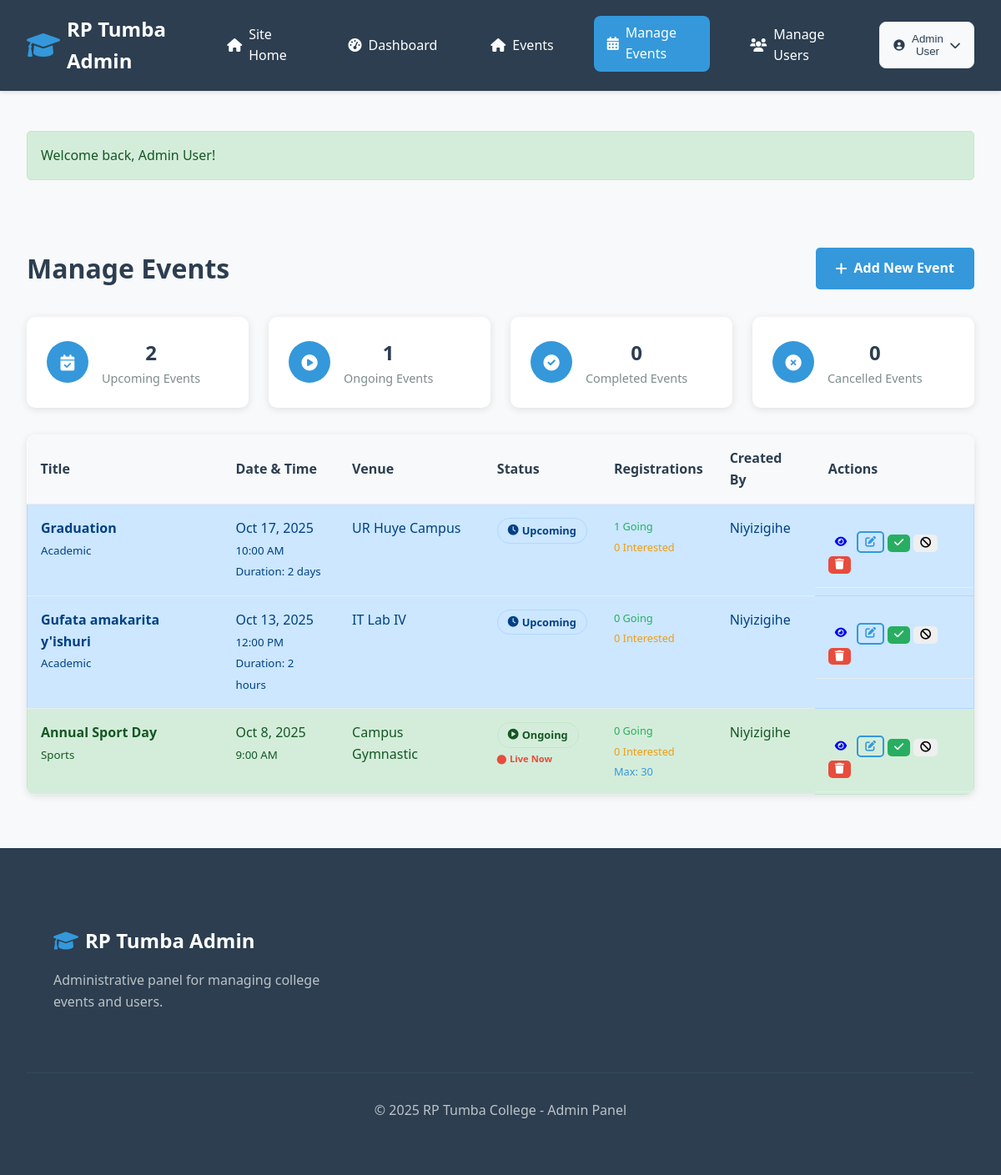
The app's page /admin/manage-events.php (signed in) with its own data.
### tables this page shows
CREATE TABLE `events` (
  `id` int(11) NOT NULL,
  `title` varchar(200) NOT NULL,
  `description` text DEFAULT NULL,
  `event_date` date NOT NULL,
  `event_time` time NOT NULL,
  `duration` int(11) DEFAULT NULL,
  `duration_unit` enum('minutes','hours','days','weeks','months') DEFAULT NULL,
  `venue` varchar(100) NOT NULL,
  `organizer` varchar(100) DEFAULT NULL,
  `category` varchar(50) DEFAULT NULL,
  `max_participants` int(11) DEFAULT NULL,
  `image_path` varchar(255) DEFAULT 'assets/images/event-placeholder.jpg',
  `created_by` int(11) DEFAULT NULL,
  `created_at` timestamp NOT NULL DEFAULT current_timestamp(),
  `status` enum('upcoming','ongoing','completed','cancelled') DEFAULT 'upcoming',
  `completed_at` datetime DEFAULT NULL,
  `completed_by` int(11) DEFAULT NULL,
  `auto_complete_time` datetime DEFAULT NULL
);

CREATE TABLE `users` (
  `id` int(11) NOT NULL,
  `name` varchar(100) NOT NULL,
  `email` varchar(100) NOT NULL,
  `password` varchar(255) NOT NULL,
  `role` enum('student','staff','admin') DEFAULT 'student',
  `created_at` timestamp NOT NULL DEFAULT current_timestamp()
);

### includes/functions.php (called while the page is built, shortened)
<?php
function isAdmin() {
    return isset($_SESSION['role']) && $_SESSION['role'] === 'admin';
}
function formatDuration($duration, $duration_unit) {
    $units = [
        'minutes' => 'minute',
        'hours' => 'hour',
        'days' => 'day',
        'weeks' => 'week',
        'months' => 'month'
    ];
    $unit = $units[$duration_unit] ?? $duration_unit;
    $plural = $duration > 1 ? 's' : '';
    return $duration . ' ' . $unit . $plural;
}
?>

### admin/manage-events.php (the view, shortened to what this page needs)
<?php
include 'includes/admin-header.php';
try {
    $pdo->query("SELECT status FROM events LIMIT 1");
} catch (PDOException $e) {
    $pdo->exec("ALTER TABLE events ADD COLUMN status ENUM('upcoming', 'ongoing', 'completed', 'cancelled') DEFAULT 'upcoming'");
    $pdo->exec("ALTER TABLE events ADD COLUMN completed_at DATETIME NULL");
    $pdo->exec("ALTER TABLE events ADD COLUMN completed_by INT NULL");
    $pdo->exec("ALTER TABLE events ADD COLUMN duration INT NULL");
    $pdo->exec("ALTER TABLE events ADD COLUMN duration_unit ENUM('minutes', 'hours', 'days') DEFAULT 'hours'");
}
if (isAdmin()) {
    $events = $pdo->query("SELECT e.*, u.name as creator_name,
                                  COUNT(er.id) as registrations,
                                  COUNT(CASE WHEN er.status = 'registered' THEN 1 END) as registered_count,
                                  COUNT(CASE WHEN er.status = 'interested' THEN 1 END) as interested_count
                          FROM events e
                          LEFT JOIN users u ON e.created_by = u.id
                          LEFT JOIN event_registrations er ON e.id = er.event_id
                          GROUP BY e.id
                          ORDER BY
                            CASE e.status
                                WHEN 'ongoing' THEN 0
                                WHEN 'upcoming' THEN 1
                                WHEN 'completed' THEN 2
                                WHEN 'cancelled' THEN 3
                                ELSE 4
                            END,
                            e.event_date DESC")->fetchAll(PDO::FETCH_ASSOC);
}
?>
<div class="admin-container">
    <div class="admin-header">
        <h1>Manage Events</h1>
        <a href="add-event.php" class="btn btn-primary">
            <i class="fas fa-plus"></i> Add New Event
        </a>
    </div>
    <div class="stats-grid">
        <div class="stat-card">
            <div class="stat-icon">
                <i class="fas fa-calendar-check"></i>
            </div>
            <div class="stat-content">
                <h3><?php echo count(array_filter($events, fn($e) => $e['calculated_status'] === 'upcoming')); ?></h3>
                <p>Upcoming Events</p>
            </div>
        </div>
        <div class="stat-card">
            <div class="stat-icon">
                <i class="fas fa-play-circle"></i>
            </div>
            <div class="stat-content">
                <h3><?php echo count(array_filter($events, fn($e) => $e['calculated_status'] === 'ongoing')); ?></h3>
                <p>Ongoing Events</p>
            </div>
        </div>
        <div class="stat-card">
            <div class="stat-icon">
                <i class="fas fa-check-circle"></i>
            </div>
            <div class="stat-content">
                <h3><?php echo count(array_filter($events, fn($e) => $e['calculated_status'] === 'completed')); ?></h3>
                <p>Completed Events</p>
            </div>
        </div>
        <div class="stat-card">
            <div class="stat-icon">
                <i class="fas fa-times-circle"></i>
            </div>
            <div class="stat-content">
                <h3><?php echo count(array_filter($events, fn($e) => $e['calculated_status'] === 'cancelled')); ?></h3>
                <p>Cancelled Events</p>
            </div>
        </div>
    </div>
    <div class="admin-table">
        <table>
            <thead>
                <tr>
                    <th>Title</th>
                    <th>Date & Time</th>
                    <th>Venue</th>
                    <th>Status</th>
                    <th>Registrations</th>
                    <th>Created By</th>
                    <th>Actions</th>
                </tr>
            </thead>
            <tbody>
                <?php if(empty($events)): ?>
                    <tr>
                        <td colspan="7" class="text-center">No events found.</td>
                    </tr>
                <?php else: ?>
                    <?php foreach($events as $event):
                        $date = date('M j, Y', strtotime($event['event_date']));
                        $time = date('g:i A', strtotime($event['event_time']));
                        $status_class = $event['calculated_status'];
                        $status_text = ucfirst($event['calculated_status']);
                    ?>
                    <tr class="event-row status-<?php echo $status_class; ?>">
                        <td>
                            <strong><?php echo htmlspecialchars($event['title']); ?></strong>
                            <br>
                            <small class="text-muted"><?php echo ucfirst($event['category']); ?></small>
                        </td>
                        <td>
                            <?php echo $date; ?><br>
                            <small class="text-muted"><?php echo $time; ?></small>
                            <?php if($event['duration'] && $event['duration_unit']): ?>
                                <br>
                                <small class="text-muted">Duration: <?php echo formatDuration($event['duration'], $event['duration_unit']); ?></small>
                            <?php endif; ?>
                        </td>
                        <td><?php echo htmlspecialchars($event['venue']); ?></td>
                        <td>
                            <span class="status-badge status-<?php echo $status_class; ?>">
                                <i class="fas
                                    <?php
                                    switch($status_class) {
                                        case 'ongoing': echo 'fa-play-circle'; break;
                                        case 'upcoming': echo 'fa-clock'; break;
                                    }
                                    ?>">
                                </i>
                                <?php echo $status_text; ?>
                            </span>
                            <?php if($event['is_live']): ?>
                                <br>
                                <small class="live-badge">
                                    <i class="fas fa-circle"></i> Live Now
                                </small>
                            <?php endif; ?>
                        </td>
                        <td>
                            <div class="registration-stats">
                                <span class="stat-going"><?php echo $event['registered_count'] ?? 0; ?> Going</span>
                                <span class="stat-interested"><?php echo $event['interested_count'] ?? 0; ?> Interested</span>
                                <?php if($event['max_participants']): ?>
                                    <span class="stat-max">Max: <?php echo $event['max_participants']; ?></span>
                                <?php endif; ?>
                            </div>
                        </td>
                        <td><?php echo htmlspecialchars($event['creator_name']); ?></td>
                        <td class="admin-actions">
                            <div class="action-buttons">
                                <a href="../event-details.php?id=<?php echo $event['id']; ?>" class="btn btn-sm" title="View Event">
                                    <i class="fas fa-eye"></i>
                                </a>
                                <a href="add-event.php?edit=<?php echo $event['id']; ?>" class="btn btn-sm btn-outline" title="Edit Event">
                                    <i class="fas fa-edit"></i>
                                </a>
                                <?php if(isAdmin() || $event['created_by'] == $_SESSION['user_id']): ?>
                                    <?php if($event['calculated_status'] === 'upcoming' || $event['calculated_status'] === 'ongoing'): ?>
                                        <form method="POST" class="inline-form" onsubmit="return confirm('Mark this event as completed?')">
                                            <button type="submit" class="btn btn-sm btn-success" title="Mark as Completed">
                                                <i class="fas fa-check"></i>
                                            </button>
                                        </form>
                                        <form method="POST" class="inline-form" onsubmit="return confirm('Cancel this event? This cannot be undone.')">
                                            <button type="submit" class="btn btn-sm btn-warning" title="Cancel Event">
                                                <i class="fas fa-ban"></i>
                                            </button>
                                        </form>
                                    <?php endif; ?>
                                    <a href="delete-event.php?id=<?php echo $event['id']; ?>" class="btn btn-sm btn-danger"
                                       onclick="return confirm('Are you sure you want to delete this event? This action cannot be undone.')"
                                       title="Delete Event">
                                        <i class="fas fa-trash"></i>
                                    </a>
                                <?php endif; ?>
                            </div>
                        </td>
                    </tr>
                    <?php endforeach; ?>
                <?php endif; ?>
            </tbody>
        </table>
    </div>
</div>
<?php include 'includes/admin-footer.php'; ?>

### assets/css/style.css (style rules this page uses)
* { margin: 0; padding: 0; box-sizing: border-box; }
body { font-family: 'Segoe UI', Tahoma, Geneva, Verdana, sans-serif; line-height: 1.6; color: #333; background-color: #f8f9fa; }
.btn { padding: 0.75rem 1.5rem; border: none; border-radius: 5px; text-decoration: none; display: inline-flex; align-items: center; gap: 0.5rem; font-weight: 600; cursor: pointer; transition: all 0.3s ease; text-align: center; justify-content: center; }
.btn-primary { background: #3498db; color: white; }
.btn-outline { background: transparent; border: 2px solid #3498db; color: #3498db; }
.btn-success { background: #27ae60; color: white; }
.btn-danger { background: #e74c3c; color: white; }
.btn-sm { padding: 0.5rem 1rem; font-size: 0.9rem; }
.inline-form { display: inline; }
.stats-grid { display: grid; grid-template-columns: repeat(auto-fit, minmax(250px, 1fr)); gap: 2rem; }
.stat-card { background: white; padding: 2rem; border-radius: 15px; text-align: center; box-shadow: 0 5px 20px rgba(0,0,0,0.1); display: flex; align-items: center; gap: 1rem; }
.stat-icon { width: 60px; height: 60px; background: #3498db; border-radius: 50%; display: flex; align-items: center; justify-content: center; color: white; font-size: 1.5rem; }
.stat-content h3 { font-size: 2rem; color: #2c3e50; margin-bottom: 0.5rem; }
.admin-header { display: flex; justify-content: space-between; align-items: center; margin-bottom: 2rem; flex-wrap: wrap; gap: 1rem; }
.admin-header h1 { color: #2c3e50; }
.action-buttons { display: flex; gap: 1rem; flex-wrap: wrap; margin-top: 1rem; }

### admin/includes/admin-header.php (style rules this page uses)
.admin-container { max-width: 1400px; margin: 0 auto; padding: 2rem; }
.admin-table { background: white; border-radius: 10px; overflow: hidden; box-shadow: 0 5px 15px rgba(0,0,0,0.1); margin: 2rem 0; }
.admin-table table { width: 100%; border-collapse: collapse; }
.admin-table th, .admin-table td { padding: 1rem; text-align: left; border-bottom: 1px solid #eee; }
.admin-table th { background: #f8f9fa; font-weight: 600; color: #2c3e50; }
.admin-actions { display: flex; gap: 0.5rem; }
.btn-sm { padding: 0.5rem 1rem; font-size: 0.9rem; }

### admin/manage-events.php (style rules this page uses)
.admin-table { background: white; border-radius: 10px; box-shadow: 0 2px 10px rgba(0,0,0,0.1); overflow: hidden; }
.admin-table table { width: 100%; border-collapse: collapse; }
.admin-table th { background: #f8f9fa; padding: 1rem; text-align: left; font-weight: 600; color: #2c3e50; border-bottom: 1px solid #e9ecef; }
.admin-table td { padding: 1rem; border-bottom: 1px solid #e9ecef; vertical-align: top; }
.status-badge { padding: 0.25rem 0.75rem; border-radius: 15px; font-size: 0.8rem; font-weight: 600; display: inline-flex; align-items: center; gap: 0.25rem; }
.status-ongoing { background: #d4edda; color: #155724; border: 1px solid #c3e6cb; }
.status-upcoming { background: #cce7ff; color: #004085; border: 1px solid #b3d7ff; }
.live-badge { color: #e74c3c; font-size: 0.7rem; font-weight: 600; display: inline-flex; align-items: center; gap: 0.25rem; }
.live-badge i { animation: pulse 2s infinite; }
.registration-stats { display: flex; flex-direction: column; gap: 0.25rem; font-size: 0.8rem; }
.stat-going { color: #27ae60; }
.stat-interested { color: #f39c12; }
.stat-max { color: #3498db; }
.admin-actions .action-buttons { display: flex; gap: 0.25rem; flex-wrap: wrap; }
.inline-form { display: inline; }
.admin-actions .btn { padding: 0.25rem 0.5rem; font-size: 0.8rem; min-width: auto; }
.stats-grid { display: grid; grid-template-columns: repeat(auto-fit, minmax(200px, 1fr)); gap: 1.5rem; margin-bottom: 2rem; }
.stat-card { background: white; padding: 1.5rem; border-radius: 10px; box-shadow: 0 2px 10px rgba(0,0,0,0.1); display: flex; align-items: center; gap: 1rem; }
.stat-icon { width: 50px; height: 50px; background: #3498db; border-radius: 50%; display: flex; align-items: center; justify-content: center; color: white; font-size: 1.2rem; }
.stat-content h3 { font-size: 1.5rem; color: #2c3e50; margin: 0; }
.stat-content p { color: #7f8c8d; margin: 0; font-size: 0.9rem; }

### records on screen
events: title "Graduation", category "Academic", event_date "Oct 17, 2025", event_time "10:00 AM", duration+duration_unit "2 days", venue "UR Huye Campus", status "Upcoming", registered_count "1", interested_count "0", created_by.name "Niyizigihe"
events: title "Gufata amakarita y'ishuri", category "Academic", event_date "Oct 13, 2025", event_time "12:00 PM", duration+duration_unit "2 hours", venue "IT Lab IV", status "Upcoming", registered_count "0", interested_count "0", created_by.name "Niyizigihe"
events: title "Annual Sport Day", category "Sports", event_date "Oct 8, 2025", event_time "9:00 AM", venue "Campus Gymnastic", status_text "Ongoing", shows "Live Now", registered_count "0", interested_count "0", max_participants "30", created_by.name "Niyizigihe"

### other values on screen
$_SESSION['name'] "Admin User"
$_SESSION['message'] "Welcome back, Admin User!"
